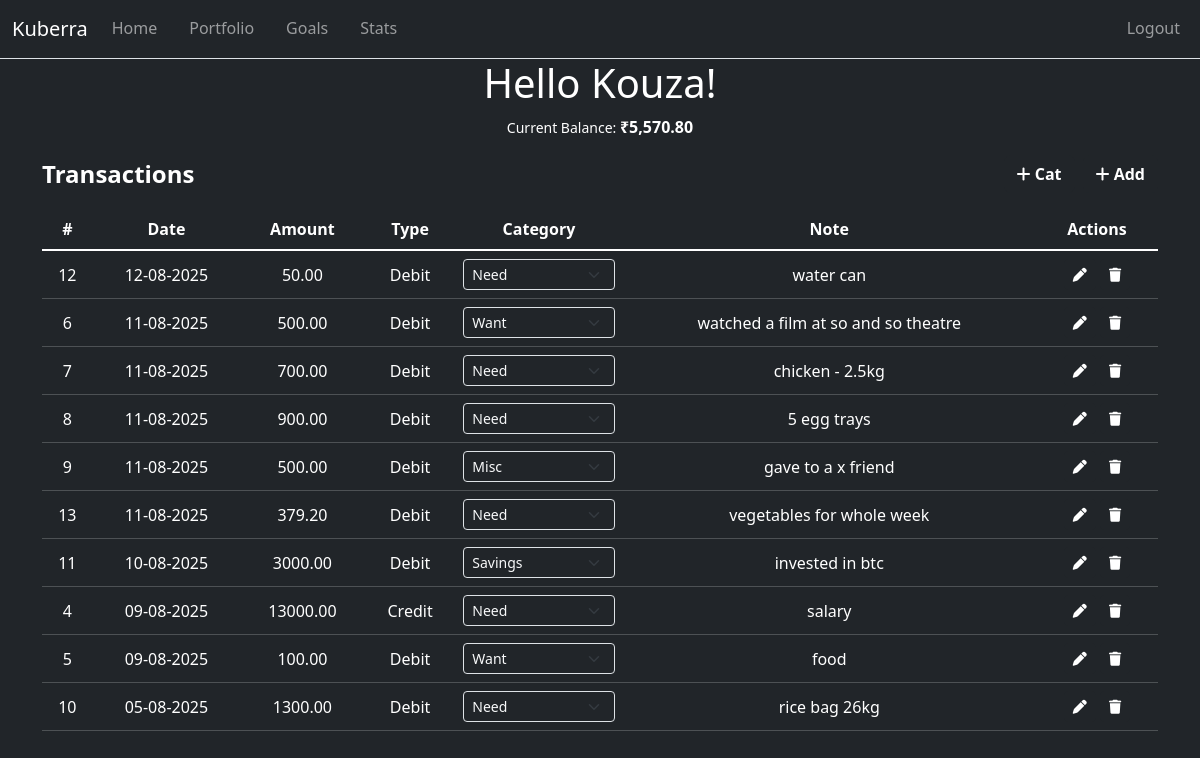
The page / (signed in) on the database as committed earlier.
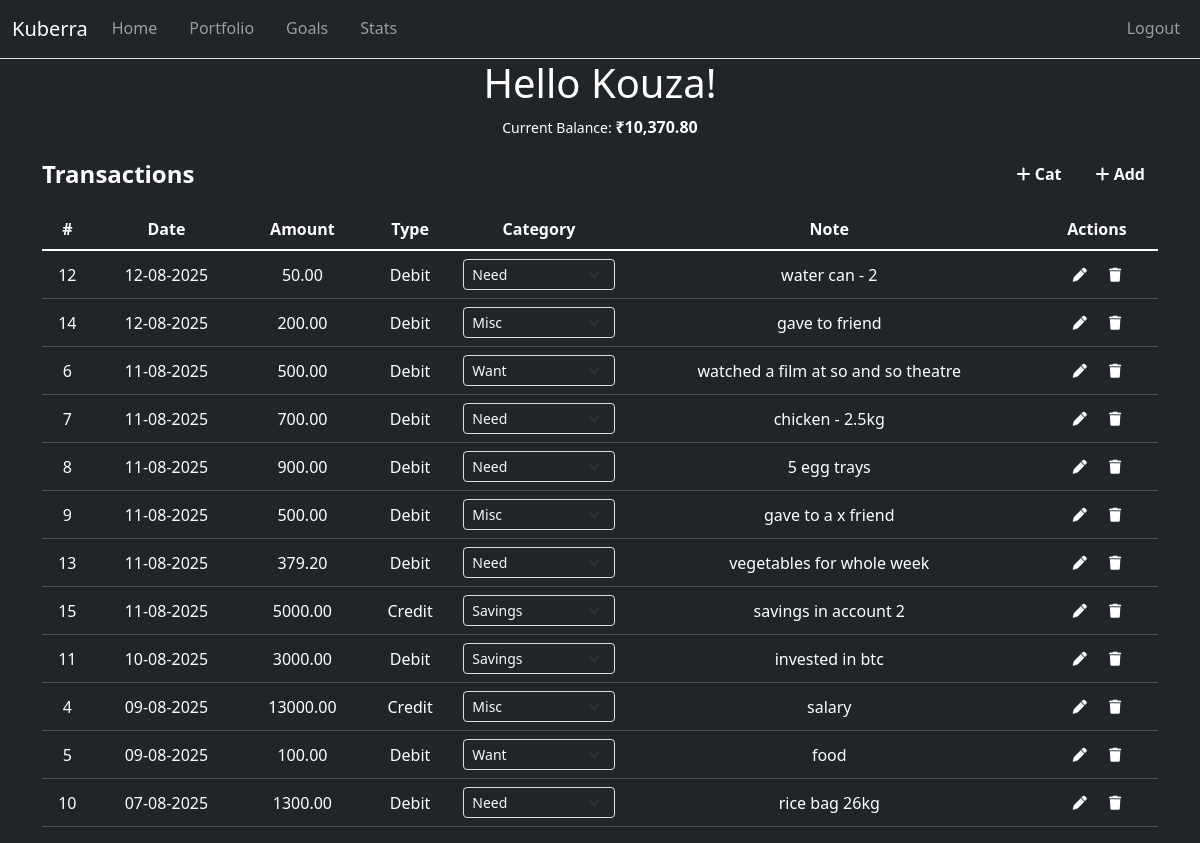
The same page on the database as committed later.
### website/models.py (models this page shows)
class User(db.Model, UserMixin):
    id = db.Column(db.Integer, primary_key=True)
    username = db.Column(db.String(150), unique=True, nullable=False)
    email = db.Column(db.String(150), unique=True, nullable=False)
    password = db.Column(db.String(150), nullable=False)
    date_created = db.Column(db.DateTime(timezone=True), server_default=func.now())
    transactions = db.relationship('Transaction', backref='owner', lazy=True)
    categories = db.relationship('Category', backref='owner', lazy=True)

class Transaction(db.Model):
    id = db.Column(db.Integer, primary_key=True)
    txn_date = db.Column(db.DateTime(timezone=True), server_default=func.now())
    amount = db.Column(db.Numeric(18, 2), nullable=False)
    txn = db.Column(db.String(6), nullable=False, server_default='DEBIT')
    note = db.Column(db.String, nullable=True)
    category_id = db.Column(db.Integer, db.ForeignKey('category.id'), nullable=True)
    user_id = db.Column(db.Integer, db.ForeignKey('user.id', ondelete='CASCADE'), nullable=False)
    __table_args__ = (
        CheckConstraint("txn IN ('CREDIT', 'DEBIT')", name="check_txn_type"),
    )

class Category(db.Model):
    id = db.Column(db.Integer, primary_key=True)
    name = db.Column(db.String(100), nullable=False)
    user_id = db.Column(db.Integer, db.ForeignKey('user.id', ondelete='CASCADE'), nullable=False)
    transactions = db.relationship('Transaction', backref='category', lazy=True)

### website/views.py (the view, shortened to what this page needs)
@views.route('/', methods=['GET', 'POST'])
@login_required
def home():
    transactions = Transaction.query.filter_by(user_id=current_user.id).order_by(Transaction.txn_date.desc()).all()
    balance = sum(
        t.amount if t.txn == "CREDIT" else -t.amount
        for t in transactions
    )
    categories = Category.query.filter_by(user_id=current_user.id).all()
    return render_template(
        'home.html',
        transaction=transactions,
        current_date=date.today().isoformat(),
        categories=categories,
        balance=balance,
        user=current_user
    )

### website/templates/home.html (shortened to what this page needs)
{% extends "base.html" %}
{% block content %}
    <h1 align="center">Hello {{ current_user.username.capitalize() }}!</h1>
    <p align="center"><small>Current Balance: </small><b>₹{{ "{:,.2f}".format(balance) }}</b></p>
    <div class="d-flex justify-content-between align-items-center mb-3">
                <h4 class="mb-0"><b>Transactions</b></h4>
            <div class="d-flex gap-2">
                <button type="button" class="btn btn-dark fw-bold" data-bs-toggle="modal" data-bs-target="#categoryModal">
                    <i class="fa-solid fa-plus"></i> Cat
                </button>
                <button type="button" class="btn btn-dark fw-bold" data-bs-toggle="modal" data-bs-target="#addForm">
                    <i class="fa-solid fa-plus"></i> Add
                </button>
            </div>
    </div>
    <table class="table table-hover table-dark">
        <thead align="center" class="table-dark text-center">
        <tr>
            <th scope="col">#</th>
            <th scope="col">Date</th>
            <th scope="col">Amount</th>
            <th scope="col">Type</th>
            <th scope="col">Category</th>
            <th scope="col">Note</th>
            <th scope="col">Actions</th>
        </tr>
        </thead>
        <tbody class="table-group-divider" align="center">
        {% for t in transaction %}
        <tr>
            <td>{{ t.id }}</td>
            <td>{{ t.txn_date.strftime('%d-%m-%Y') if t.txn_date else '' }}</td>
            <td>{{ t.amount }}</td>
            <td>{{ t.txn.capitalize() }}</td>
            <td>
                <form method="POST" action="{{ url_for('views.home') }}">
                    <select name="category_id" class="form-select form-select-sm bg-dark text-light" onchange="this.form.submit()">
                        {% for c in categories %}
                            <option value="{{ c.id }}" {% if t.category_id == c.id %}selected{% endif %}>
                                {{ c.name.capitalize() }}
                            </option>
                        {% endfor %}
                    </select>
                </form>
            </td>
            <td class="text-truncate" style="max-width: 300px;">{{ t.note }}</td>
            <td>
                <a href="#"
                class="btn btn-dark btn-sm edit-transaction-btn"
                data-id="{{ t.id }}"
                data-date="{{ t.txn_date.strftime('%Y-%m-%d') }}"
                data-txn="{{ t.txn }}"
                data-amount="{{ t.amount }}"
                data-category-id="{{ t.category_id }}"
                data-note="{{ t.note }}">
                <i class="fa-solid fa-pen"></i>
                </a>
                <a href="/delete/{{ t.id }}"
                class="btn btn-dark btn-sm">
                <i class="fa-solid fa-trash"></i>
                </a>
            </td>
        </tr>
        {% endfor %}
        </tbody>
    </table>
{% endblock %}

### website/templates/base.html (shortened to what this page needs)
<!DOCTYPE html>
<html lang="en">
<head>
    <link href="https://cdn.jsdelivr.net/npm/bootstrap@5.3.7/dist/css/bootstrap.min.css" rel="stylesheet">
</head>
<body class="bg-dark text-white">
    <nav class="navbar border-bottom navbar-expand-lg navbar-dark bg-dark">
    <div class="container-fluid">
        <a class="navbar-brand" href="{{ url_for('views.home') }}" >Kuberra</a>
        <div class="collapse navbar-collapse" id="navbarSupportedContent">
        <ul class="navbar-nav me-auto nav-underline">
            {% if user.is_authenticated %}
            <li class="nav-item">
                <a class="nav-link" href="{{ url_for('views.home') }}">Home</a>
            </li>
            <li class="nav-item">
                <a class="nav-link" href="{{ url_for('views.portfolio') }}">Portfolio</a>
            </li>
            <li class="nav-item">
                <a class="nav-link" href="{{ url_for('views.goals') }}">Goals</a>
            </li>
            <li class="nav-item">
                <a class="nav-link" href="{{ url_for('views.stats') }}">Stats</a>
            </li>
            {% endif %}
        </ul>
        <ul class="navbar-nav ms-auto nav-underline">
            {% if user.is_authenticated %}
            <li class="nav-item">
                <a class="nav-link" href="{{ url_for('auth.logout') }}">Logout</a>
            </li>
            {% endif %}
        </ul>
        </div>
    </div>
    </nav>
    <div class="container">{% block content %} {% endblock %}</div>
</body>
</html>

### website/templates/base.html (style rules this page uses)
.table td, .table th { vertical-align: middle; }

Rows that differ between the two databases and show on the page:
changed Transaction id 12: note "water can" → "water can - 2"
added Transaction: id "14", txn_date "12-08-2025", amount "200.00", txn "Debit", category_id "Misc", note "gave to friend"
added Transaction: id "15", txn_date "11-08-2025", amount "5000.00", txn "Credit", category_id "Savings", note "savings in account 2"
changed Transaction "salary": category_id "Need" → "Misc"
changed Transaction "rice bag 26kg": txn_date "05-08-2025" → "07-08-2025"
Other text that changed with them:
{{ "{:,.2f}".format(balance) }}: "5,570.80" → "10,370.80"
